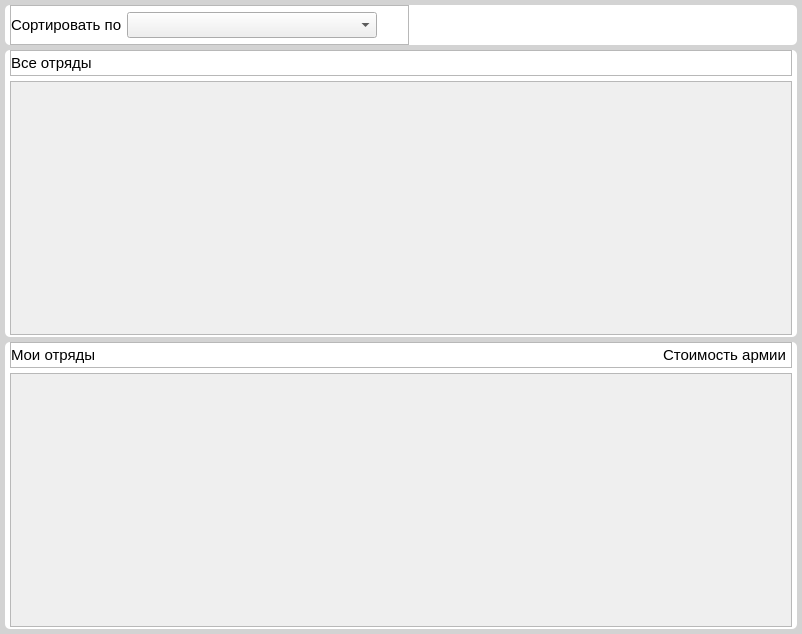
<?xml version="1.0" encoding="UTF-8"?>
<ui version="4.0">
 <class>armyConstructWidget</class>
 <widget class="QWidget" name="armyConstructWidget">
  <property name="geometry">
   <rect>
    <x>0</x>
    <y>0</y>
    <width>802</width>
    <height>634</height>
   </rect>
  </property>
  <property name="windowTitle">
   <string>armyConstructWidget</string>
  </property>
  <property name="styleSheet">
   <string notr="true">#armyConstructWidget{background-color: lightgrey;}
#FiltersFrame, #AllArmlistMainFrame, #UserArmlistMainFrame{
border-radius: 5px;
}</string>
  </property>
  <layout class="QVBoxLayout" name="verticalLayout_3">
   <property name="spacing">
    <number>5</number>
   </property>
   <property name="leftMargin">
    <number>5</number>
   </property>
   <property name="topMargin">
    <number>5</number>
   </property>
   <property name="rightMargin">
    <number>5</number>
   </property>
   <property name="bottomMargin">
    <number>5</number>
   </property>
   <item>
    <widget class="QFrame" name="FiltersFrame">
     <property name="minimumSize">
      <size>
       <width>0</width>
       <height>40</height>
      </size>
     </property>
     <property name="maximumSize">
      <size>
       <width>16777215</width>
       <height>40</height>
      </size>
     </property>
     <property name="styleSheet">
      <string notr="true">#FiltersFrame{background-color: white;}</string>
     </property>
     <property name="frameShape">
      <enum>QFrame::Shape::StyledPanel</enum>
     </property>
     <property name="frameShadow">
      <enum>QFrame::Shadow::Raised</enum>
     </property>
     <layout class="QHBoxLayout" name="horizontalLayout_2">
      <property name="spacing">
       <number>5</number>
      </property>
      <property name="leftMargin">
       <number>5</number>
      </property>
      <property name="topMargin">
       <number>0</number>
      </property>
      <property name="rightMargin">
       <number>5</number>
      </property>
      <property name="bottomMargin">
       <number>0</number>
      </property>
      <item alignment="Qt::AlignmentFlag::AlignLeft">
       <widget class="QFrame" name="SortFrame">
        <property name="frameShape">
         <enum>QFrame::Shape::StyledPanel</enum>
        </property>
        <property name="frameShadow">
         <enum>QFrame::Shadow::Raised</enum>
        </property>
        <layout class="QHBoxLayout" name="horizontalLayout">
         <property name="spacing">
          <number>5</number>
         </property>
         <property name="leftMargin">
          <number>0</number>
         </property>
         <property name="topMargin">
          <number>0</number>
         </property>
         <property name="rightMargin">
          <number>0</number>
         </property>
         <property name="bottomMargin">
          <number>0</number>
         </property>
         <item>
          <widget class="QLabel" name="SortLabel">
           <property name="font">
            <font>
             <pointsize>11</pointsize>
            </font>
           </property>
           <property name="text">
            <string>Сортировать по</string>
           </property>
          </widget>
         </item>
         <item>
          <widget class="QComboBox" name="SortComboBox">
           <property name="minimumSize">
            <size>
             <width>250</width>
             <height>0</height>
            </size>
           </property>
           <property name="maximumSize">
            <size>
             <width>250</width>
             <height>16777215</height>
            </size>
           </property>
           <property name="font">
            <font>
             <pointsize>11</pointsize>
            </font>
           </property>
           <property name="cursor">
            <cursorShape>PointingHandCursor</cursorShape>
           </property>
          </widget>
         </item>
         <item>
          <widget class="QToolButton" name="SortToolButton">
           <property name="minimumSize">
            <size>
             <width>26</width>
             <height>26</height>
            </size>
           </property>
           <property name="maximumSize">
            <size>
             <width>26</width>
             <height>26</height>
            </size>
           </property>
           <property name="cursor">
            <cursorShape>PointingHandCursor</cursorShape>
           </property>
           <property name="styleSheet">
            <string notr="true">border: None;</string>
           </property>
           <property name="text">
            <string/>
           </property>
           <property name="icon">
            <iconset resource="../../static/res.qrc">
             <normaloff>:/images/sort_down.png</normaloff>:/images/sort_down.png</iconset>
           </property>
           <property name="iconSize">
            <size>
             <width>26</width>
             <height>26</height>
            </size>
           </property>
          </widget>
         </item>
        </layout>
       </widget>
      </item>
      <item>
       <widget class="QToolButton" name="HelpToolButton">
        <property name="minimumSize">
         <size>
          <width>26</width>
          <height>26</height>
         </size>
        </property>
        <property name="maximumSize">
         <size>
          <width>26</width>
          <height>26</height>
         </size>
        </property>
        <property name="cursor">
         <cursorShape>PointingHandCursor</cursorShape>
        </property>
        <property name="styleSheet">
         <string notr="true">border: None;</string>
        </property>
        <property name="text">
         <string/>
        </property>
        <property name="icon">
         <iconset resource="../../static/res.qrc">
          <normaloff>:/images/faq.png</normaloff>:/images/faq.png</iconset>
        </property>
        <property name="iconSize">
         <size>
          <width>26</width>
          <height>26</height>
         </size>
        </property>
       </widget>
      </item>
     </layout>
    </widget>
   </item>
   <item>
    <widget class="QFrame" name="AllArmlistMainFrame">
     <property name="minimumSize">
      <size>
       <width>0</width>
       <height>250</height>
      </size>
     </property>
     <property name="maximumSize">
      <size>
       <width>16777215</width>
       <height>500</height>
      </size>
     </property>
     <property name="styleSheet">
      <string notr="true">#AllArmlistMainFrame{background-color: white;}</string>
     </property>
     <property name="frameShape">
      <enum>QFrame::Shape::StyledPanel</enum>
     </property>
     <property name="frameShadow">
      <enum>QFrame::Shadow::Raised</enum>
     </property>
     <layout class="QVBoxLayout" name="verticalLayout">
      <property name="spacing">
       <number>5</number>
      </property>
      <property name="leftMargin">
       <number>5</number>
      </property>
      <property name="topMargin">
       <number>0</number>
      </property>
      <property name="rightMargin">
       <number>5</number>
      </property>
      <property name="bottomMargin">
       <number>2</number>
      </property>
      <item>
       <widget class="QFrame" name="AllInfoLabelFrame">
        <property name="minimumSize">
         <size>
          <width>0</width>
          <height>26</height>
         </size>
        </property>
        <property name="maximumSize">
         <size>
          <width>16777215</width>
          <height>26</height>
         </size>
        </property>
        <property name="frameShape">
         <enum>QFrame::Shape::StyledPanel</enum>
        </property>
        <property name="frameShadow">
         <enum>QFrame::Shadow::Raised</enum>
        </property>
        <layout class="QHBoxLayout" name="horizontalLayout_4">
         <property name="spacing">
          <number>5</number>
         </property>
         <property name="leftMargin">
          <number>0</number>
         </property>
         <property name="topMargin">
          <number>0</number>
         </property>
         <property name="rightMargin">
          <number>5</number>
         </property>
         <property name="bottomMargin">
          <number>0</number>
         </property>
         <item>
          <widget class="QLabel" name="AllArmlistLabel">
           <property name="font">
            <font>
             <pointsize>11</pointsize>
            </font>
           </property>
           <property name="text">
            <string>Все отряды</string>
           </property>
          </widget>
         </item>
        </layout>
       </widget>
      </item>
      <item>
       <widget class="QScrollArea" name="AllScrollArea">
        <property name="minimumSize">
         <size>
          <width>0</width>
          <height>250</height>
         </size>
        </property>
        <property name="maximumSize">
         <size>
          <width>16777215</width>
          <height>500</height>
         </size>
        </property>
        <property name="verticalScrollBarPolicy">
         <enum>Qt::ScrollBarPolicy::ScrollBarAsNeeded</enum>
        </property>
        <property name="horizontalScrollBarPolicy">
         <enum>Qt::ScrollBarPolicy::ScrollBarAlwaysOff</enum>
        </property>
        <property name="widgetResizable">
         <bool>true</bool>
        </property>
        <widget class="QWidget" name="AllScrollAreaWidgetContents">
         <property name="geometry">
          <rect>
           <x>0</x>
           <y>0</y>
           <width>780</width>
           <height>252</height>
          </rect>
         </property>
         <layout class="QGridLayout" name="AllGridLayout">
          <property name="leftMargin">
           <number>8</number>
          </property>
          <property name="topMargin">
           <number>8</number>
          </property>
          <property name="rightMargin">
           <number>8</number>
          </property>
          <property name="bottomMargin">
           <number>8</number>
          </property>
          <property name="spacing">
           <number>12</number>
          </property>
         </layout>
        </widget>
       </widget>
      </item>
     </layout>
    </widget>
   </item>
   <item>
    <widget class="QFrame" name="UserArmlistMainFrame">
     <property name="minimumSize">
      <size>
       <width>0</width>
       <height>250</height>
      </size>
     </property>
     <property name="maximumSize">
      <size>
       <width>16777215</width>
       <height>500</height>
      </size>
     </property>
     <property name="styleSheet">
      <string notr="true">#UserArmlistMainFrame{background-color: white;}</string>
     </property>
     <property name="frameShape">
      <enum>QFrame::Shape::StyledPanel</enum>
     </property>
     <property name="frameShadow">
      <enum>QFrame::Shadow::Raised</enum>
     </property>
     <layout class="QVBoxLayout" name="verticalLayout_2">
      <property name="spacing">
       <number>5</number>
      </property>
      <property name="leftMargin">
       <number>5</number>
      </property>
      <property name="topMargin">
       <number>0</number>
      </property>
      <property name="rightMargin">
       <number>5</number>
      </property>
      <property name="bottomMargin">
       <number>2</number>
      </property>
      <item>
       <widget class="QFrame" name="UserInfoLabelFrame">
        <property name="minimumSize">
         <size>
          <width>0</width>
          <height>26</height>
         </size>
        </property>
        <property name="maximumSize">
         <size>
          <width>16777215</width>
          <height>26</height>
         </size>
        </property>
        <property name="frameShape">
         <enum>QFrame::Shape::StyledPanel</enum>
        </property>
        <property name="frameShadow">
         <enum>QFrame::Shadow::Raised</enum>
        </property>
        <layout class="QHBoxLayout" name="horizontalLayout_5">
         <property name="spacing">
          <number>5</number>
         </property>
         <property name="leftMargin">
          <number>0</number>
         </property>
         <property name="topMargin">
          <number>0</number>
         </property>
         <property name="rightMargin">
          <number>5</number>
         </property>
         <property name="bottomMargin">
          <number>0</number>
         </property>
         <item>
          <widget class="QLabel" name="UserArmlistLabel">
           <property name="font">
            <font>
             <pointsize>11</pointsize>
            </font>
           </property>
           <property name="text">
            <string>Мои отряды</string>
           </property>
          </widget>
         </item>
         <item alignment="Qt::AlignmentFlag::AlignRight">
          <widget class="QLabel" name="UserCostLabel">
           <property name="font">
            <font>
             <pointsize>11</pointsize>
            </font>
           </property>
           <property name="text">
            <string>Стоимость армии</string>
           </property>
          </widget>
         </item>
        </layout>
       </widget>
      </item>
      <item>
       <widget class="QScrollArea" name="UserScrollArea">
        <property name="minimumSize">
         <size>
          <width>0</width>
          <height>250</height>
         </size>
        </property>
        <property name="maximumSize">
         <size>
          <width>16777215</width>
          <height>500</height>
         </size>
        </property>
        <property name="horizontalScrollBarPolicy">
         <enum>Qt::ScrollBarPolicy::ScrollBarAlwaysOff</enum>
        </property>
        <property name="widgetResizable">
         <bool>true</bool>
        </property>
        <widget class="QWidget" name="scrollAreaWidgetContents">
         <property name="geometry">
          <rect>
           <x>0</x>
           <y>0</y>
           <width>780</width>
           <height>252</height>
          </rect>
         </property>
         <layout class="QGridLayout" name="UserGridLayout">
          <property name="leftMargin">
           <number>8</number>
          </property>
          <property name="topMargin">
           <number>8</number>
          </property>
          <property name="rightMargin">
           <number>8</number>
          </property>
          <property name="bottomMargin">
           <number>8</number>
          </property>
          <property name="spacing">
           <number>12</number>
          </property>
         </layout>
        </widget>
       </widget>
      </item>
     </layout>
    </widget>
   </item>
  </layout>
 </widget>
 <resources>
  <include location="../../static/res.qrc"/>
 </resources>
 <connections/>
</ui>
